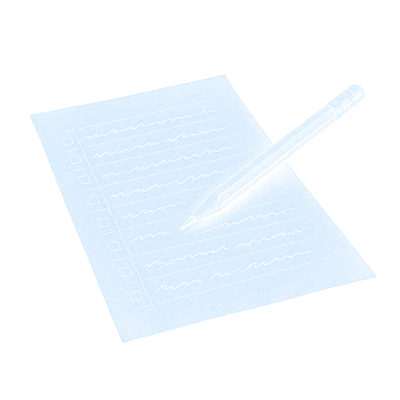
#> input picture 本福特定律/v3/assets/images/ai/ce-exam.webp, 400 x 400 px, given in place of rosette-a.png, which was not available
$ python prep_images.py ../assets/images/ai/ce-exam.webp
#> lines starting #> are read from the running program, lines starting #| are printed output that depends on the picture; pictures that were not available may be replaced by others from this repository, and a replacement may not be noted
"""把生图（AI 原图，1672×941 / 1254×1254 PNG）处理成片子里用的 JPEG。

- 黑底发光的图（花纹、光斑、鹦鹉螺、指纹、夜景、金色 1、卡片插画）：先把黑位压到纯黑（低于阈值的亮度归零、其余线性拉开），
  再按亮度抠成带透明通道的 WebP：alpha = max(R,G,B)，颜色 = 原色 / alpha。这样用普通叠放画上去，效果和“滤色（screen）”几乎一样，
  而且不受图层隔离影响（场景外层有不透明度 / 模糊动画，会把 mix-blend-mode 隔离在场景内部，黑底会露成方框）。
- 当背景用的图：只缩放，不改颜色；暗化由画面上的不透明度控制。
- 尺寸：16:9 的放大到 1920×1080（LANCZOS，约 1.15 倍），方图按用途缩小。

用法：python3 scripts/prep_images.py <原图目录>      （在 v2/ 目录下，需要 Pillow、numpy）
"""

import sys
from pathlib import Path

import numpy as np
from PIL import Image

ROOT = Path(__file__).resolve().parent.parent
OUT = ROOT / "assets" / "images" / "ai"

# 文件名: (原图, 尺寸, 黑位阈值 0–255；None 表示不压黑、不抠图，输出普通 JPEG)
JOBS = {
    "rosette.webp": ("rosette-a.png", (1200, 1200), 14),
    "guilloche.webp": ("guilloche-wide-a.png", (1920, 1080), 14),
    "flare.webp": ("flare-a.png", (1920, 1080), 6),
    "study-1881.jpg": ("study-1881-a.png", (1920, 1080), None),
    "lab-1938.jpg": ("lab-1938-a.png", (1920, 1080), None),
    "nautilus.webp": ("nautilus-a.png", (1920, 1080), 12),
    "slide-rule.jpg": ("slide-rule-a.png", (1920, 1080), None),
    "earth-night.webp": ("earth-night-b.png", (1920, 1080), 8),
    "fingerprint.webp": ("fingerprint-a.png", (1000, 1000), 14),
    "sieve.webp": ("sieve-a.png", (640, 640), 10),
    "one-gold.webp": ("one-gold-a.png", (1920, 1080), 10),
    "paper.jpg": ("paper-a.png", (600, 800), None),
    # v3 新增
    "nebula.webp": ("nebula-a.png", (1920, 1080), 10),
    "burst.webp": ("burst-a.png", (1000, 1000), 10),
    **{f"ce-{k}.webp": (f"ce-{k}.png", (400, 400), 14) for k in ["height", "exam", "phone"]},
    **{f"icon-{k}.webp": (f"icon-{k}.png", (400, 400), 14)
       for k in ["river", "town", "pendulum", "newspaper", "molecule", "atom", "doors", "hourglass"]},
}


def crush(im, t):
    a = np.asarray(im).astype(np.float32)
    a = np.clip((a - t) * 255.0 / (255.0 - t), 0, 255)
    return Image.fromarray(a.round().astype(np.uint8))


def keyed(im):
    """黑底 → 透明：alpha = max(R,G,B)，颜色反预乘。"""
    a = np.asarray(im).astype(np.float32) / 255.0
    alpha = a.max(axis=2, keepdims=True)
    rgb = np.where(alpha > 1e-3, a / np.maximum(alpha, 1e-3), 0)
    out = np.concatenate([rgb, alpha], axis=2)
    return Image.fromarray((np.clip(out, 0, 1) * 255).round().astype(np.uint8), "RGBA")


def main():
    src = Path(sys.argv[1])
    OUT.mkdir(parents=True, exist_ok=True)
    for name, (raw, size, t) in JOBS.items():
        im = Image.open(src / raw).convert("RGB")
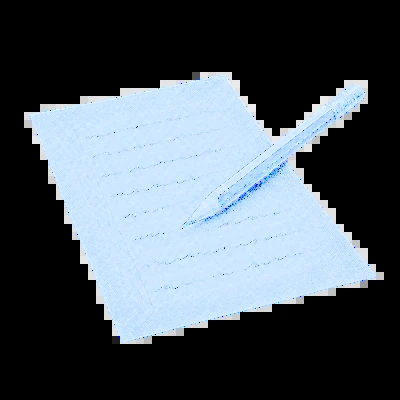
#> im: PIL image 400x400 RGB; mean R, G, B 78.2, 88.2, 96.9
        if abs(im.width / im.height - size[0] / size[1]) > 0.02:  # 比例不同时居中裁切
            r = size[0] / size[1]
            w, h = (im.width, round(im.width / r)) if im.width / im.height < r else (round(im.height * r), im.height)
            im = im.crop(((im.width - w) // 2, (im.height - h) // 2, (im.width + w) // 2, (im.height + h) // 2))
        im = im.resize(size, Image.LANCZOS)
#> im: PIL image 1200x1200 RGB
        if t is not None:
            im = keyed(crush(im, t))
#> in keyed, `alpha = a.max(axis=2, keepdims=True)`:
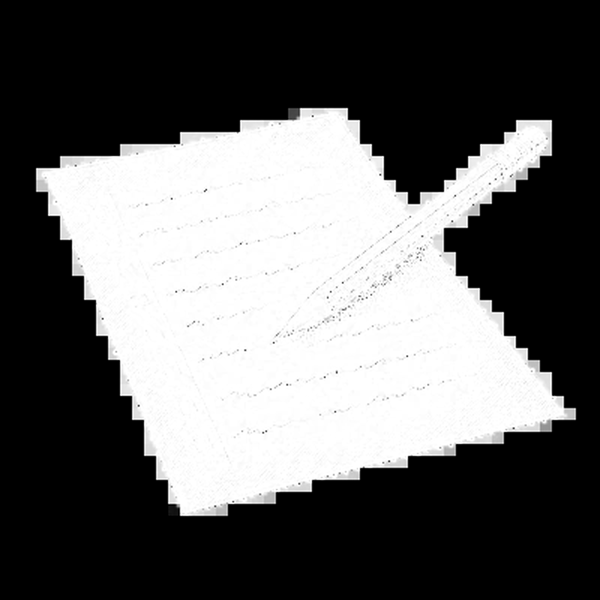
#> alpha: shape (1200, 1200, 1) float32 (shown at 1/2 size); min 0, max 1, mean 0.379
#> in keyed, `rgb = np.where(alpha > 1e-3, a / np.maximum(alpha, 1e-3), 0)`:
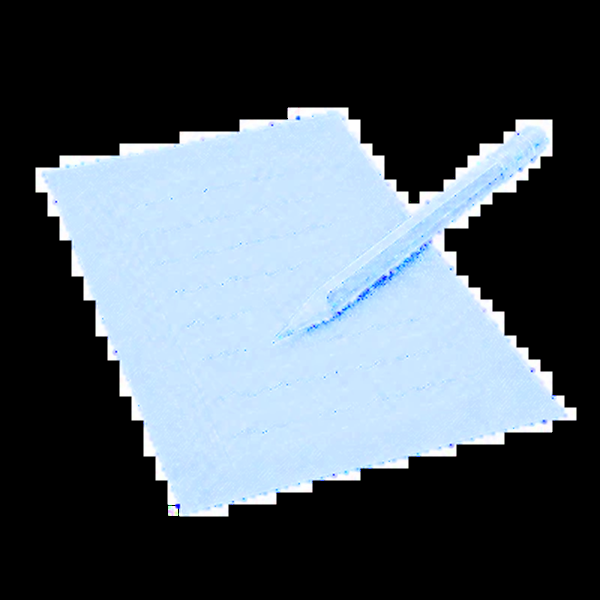
#> rgb: shape (1200, 1200, 3) float32 (shown at 1/2 size); mean R, G, B 0.312, 0.354, 0.391
#> in keyed, `out = np.concatenate([rgb, alpha], axis=2)`:
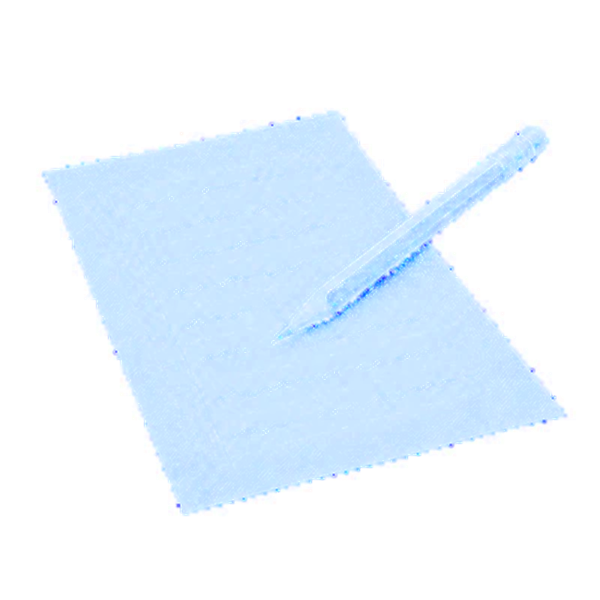
#> out: shape (1200, 1200, 4) float32 (shown at 1/2 size); mean R, G, B, A 0.312, 0.354, 0.391, 0.38; transparent parts drawn white
            im.save(OUT / name, quality=90, alpha_quality=95, method=6)
        else:
            im.save(OUT / name, quality=90, optimize=True, progressive=True)
        corner = np.asarray(im)[:24, :24, -1 if t is not None else 0].mean()
#> corner = 0
        print(f"{name:22s} {size[0]}×{size[1]}  角落亮度 {corner:5.1f}  {(OUT / name).stat().st_size // 1024} KB")
#| rosette.webp           1200×1200  角落亮度   0.0  1355 KB
#> pass 2 of the loop in main, `for name, (raw, size, t) in JOBS.items():`:
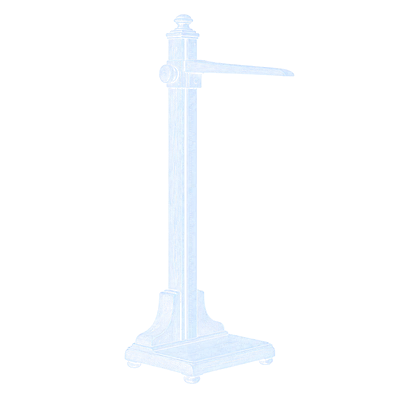
#> input picture 本福特定律/v3/assets/images/ai/ce-height.webp, 400 x 400 px, given in place of guilloche-wide-a.png, which was not available
#> in keyed (call 2), `alpha = a.max(axis=2, keepdims=True)`:
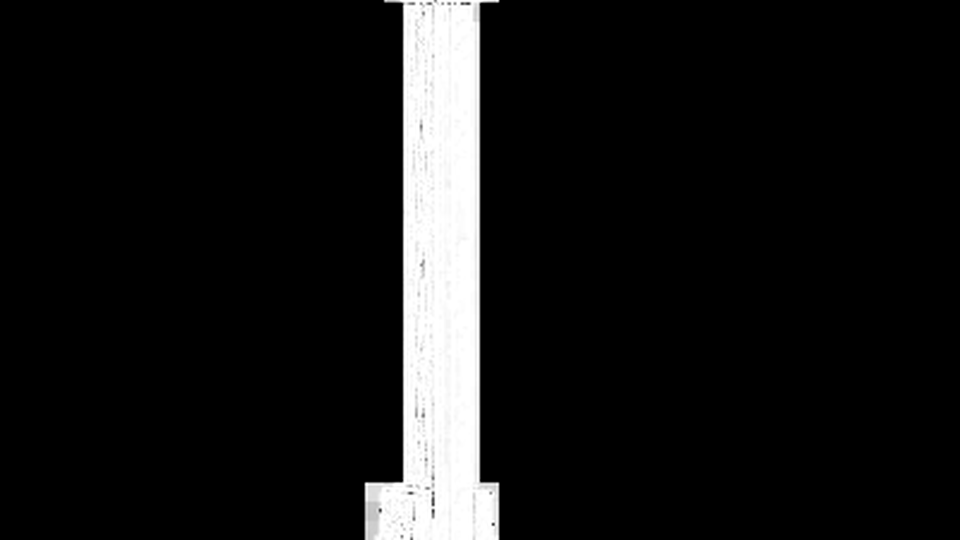
#> alpha: shape (1080, 1920, 1) float32 (shown at 1/2 size); min 0, max 1, mean 0.084
#> rgb: shape (1080, 1920, 3) float32
#> in keyed (call 2), `out = np.concatenate([rgb, alpha], axis=2)`:
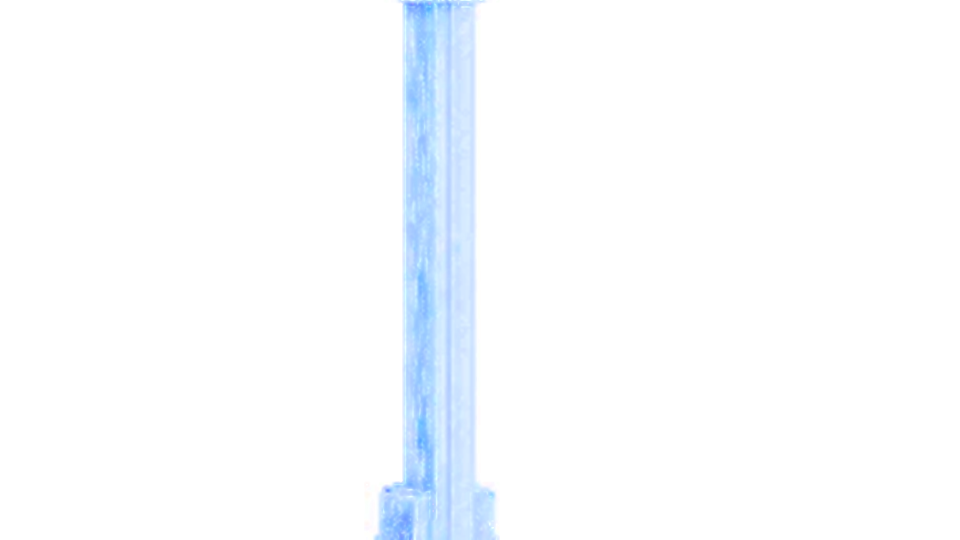
#> out: shape (1080, 1920, 4) float32 (shown at 1/2 size); mean R, G, B, A 0.0673, 0.0775, 0.0889, 0.084; transparent parts drawn white
#| guilloche.webp         1920×1080  角落亮度   0.0  1591 KB


if __name__ == "__main__":
#> (the run stopped early here; a loop or call above may not have finished)
